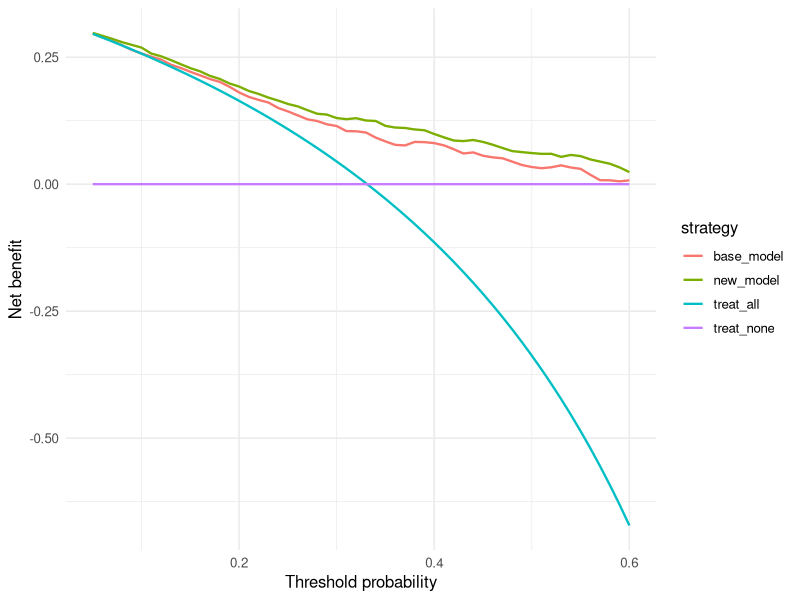

Write the R code that produced this figure.
# ============================================================
# Biostatistics Courses
# Course 2 — Week 4, Session 4: Decision curves, NRI, IDI
# ============================================================

# --- 0. Setup --------------------------------------------------
library(tidyverse)
library(broom)
set.seed(42)
theme_set(theme_minimal(base_size = 12))

# --- 1. Goal ---------------------------------------------------
# Compare a baseline logistic model with one adding a new marker.

# --- 2. Data ---------------------------------------------------
n <- 800
x1 <- rnorm(n)
x2 <- rnorm(n) + 0.3 * x1
y  <- rbinom(n, 1, plogis(-1 + 0.9 * x1 + 0.6 * x2))
df <- tibble(y = y, x1 = x1, x2 = x2)

base_fit <- glm(y ~ x1,      data = df, family = binomial)
new_fit  <- glm(y ~ x1 + x2, data = df, family = binomial)
df <- df |>
  mutate(p_base = predict(base_fit, type = "response"),
         p_new  = predict(new_fit,  type = "response"))

# --- 3. Visualise ----------------------------------------------
net_benefit <- function(y, p, thr) {
  pred_pos <- p >= thr
  sum(pred_pos &  y == 1) / length(y) -
    sum(pred_pos &  y == 0) / length(y) * (thr / (1 - thr))
}
thresholds <- seq(0.05, 0.6, by = 0.01)
dc <- tibble(
  threshold  = thresholds,
  base_model = sapply(thresholds, \(t) net_benefit(df$y, df$p_base, t)),
  new_model  = sapply(thresholds, \(t) net_benefit(df$y, df$p_new,  t)),
  treat_all  = sapply(thresholds, \(t)
                       mean(df$y) - (1 - mean(df$y)) * t / (1 - t)),
  treat_none = 0
) |>
  pivot_longer(-threshold, names_to = "strategy", values_to = "nb")

print(
  ggplot(dc, aes(threshold, nb, colour = strategy)) +
    geom_line(linewidth = 0.8) +
    labs(x = "Threshold probability", y = "Net benefit")
)

# --- 4. Assumptions --------------------------------------------
# None beyond the models themselves; decision curves are descriptive.

# --- 5. Conduct / Fit ------------------------------------------
nri <- function(y, p_old, p_new) {
  up   <- mean((p_new > p_old)[y == 1]) - mean((p_new < p_old)[y == 1])
  down <- mean((p_new < p_old)[y == 0]) - mean((p_new > p_old)[y == 0])
  c(events = up, non_events = down, overall = up + down)
}
idi <- function(y, p_old, p_new) {
  ev <- mean((p_new - p_old)[y == 1])
  ne <- mean((p_old - p_new)[y == 0])
  c(events = ev, non_events = ne, overall = ev + ne)
}
print(nri(df$y, df$p_base, df$p_new))
print(idi(df$y, df$p_base, df$p_new))

# --- 6. Report -------------------------------------------------
cat("Decision curves and category-free NRI/IDI computed above.\n")
